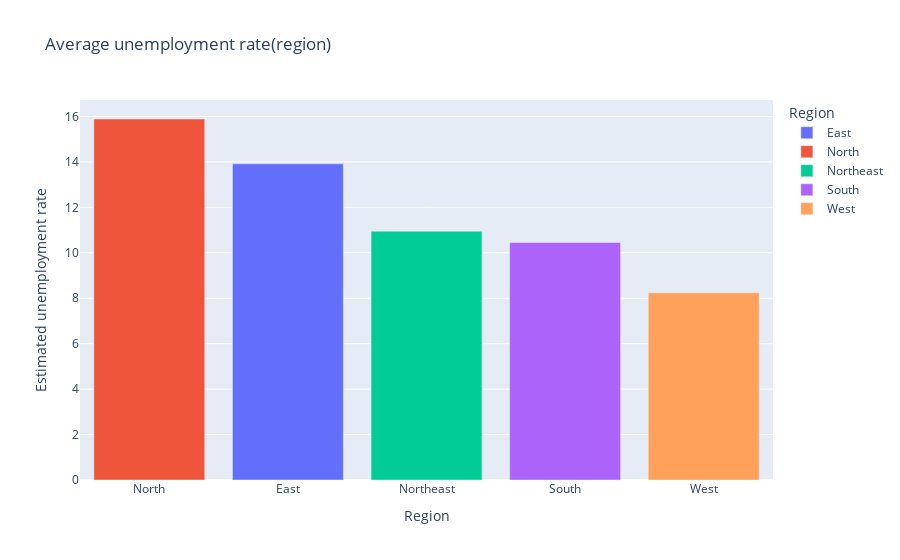

The notebook cell this image was saved under:
### Code cell
# Average Unemployment Rate

fig = px.bar(Region,x='Region',y='Estimated unemployment rate',color='Region',title='Average unemployment rate(region)')
fig.update_layout(xaxis={'categoryorder':'total descending'})
fig.show()

### Figure 1 — Plotly figure (JSON) as saved in the notebook; plotly's stock layout.template omitted (floating-point values rounded to 4 significant figures)
{"data": [{"alignmentgroup": "True", "hovertemplate": "Region=%{x}<br>Estimated unemployment rate=%{y}<extra></extra>", "legendgroup": "East", "marker": {"color": "#636efa", "pattern": {"shape": ""}}, "name": "East", "offsetgroup": "East", "orientation": "v", "showlegend": true, "textposition": "auto", "type": "bar", "x": ["East"], "xaxis": "x", "y": [13.92], "yaxis": "y"}, {"alignmentgroup": "True", "hovertemplate": "Region=%{x}<br>Estimated unemployment rate=%{y}<extra></extra>", "legendgroup": "North", "marker": {"color": "#EF553B", "pattern": {"shape": ""}}, "name": "North", "offsetgroup": "North", "orientation": "v", "showlegend": true, "textposition": "auto", "type": "bar", "x": ["North"], "xaxis": "x", "y": [15.89], "yaxis": "y"}, {"alignmentgroup": "True", "hovertemplate": "Region=%{x}<br>Estimated unemployment rate=%{y}<extra></extra>", "legendgroup": "Northeast", "marker": {"color": "#00cc96", "pattern": {"shape": ""}}, "name": "Northeast", "offsetgroup": "Northeast", "orientation": "v", "showlegend": true, "textposition": "auto", "type": "bar", "x": ["Northeast"], "xaxis": "x", "y": [10.95], "yaxis": "y"}, {"alignmentgroup": "True", "hovertemplate": "Region=%{x}<br>Estimated unemployment rate=%{y}<extra></extra>", "legendgroup": "South", "marker": {"color": "#ab63fa", "pattern": {"shape": ""}}, "name": "South", "offsetgroup": "South", "orientation": "v", "showlegend": true, "textposition": "auto", "type": "bar", "x": ["South"], "xaxis": "x", "y": [10.45], "yaxis": "y"}, {"alignmentgroup": "True", "hovertemplate": "Region=%{x}<br>Estimated unemployment rate=%{y}<extra></extra>", "legendgroup": "West", "marker": {"color": "#FFA15A", "pattern": {"shape": ""}}, "name": "West", "offsetgroup": "West", "orientation": "v", "showlegend": true, "textposition": "auto", "type": "bar", "x": ["West"], "xaxis": "x", "y": [8.239], "yaxis": "y"}], "layout": {"autosize": true, "barmode": "relative", "legend": {"title": {"text": "Region"}, "tracegroupgap": 0}, "title": {"text": "Average unemployment rate(region)"}, "xaxis": {"anchor": "y", "autorange": true, "categoryarray": ["East", "North", "Northeast", "South", "West"], "categoryorder": "total descending", "domain": [0, 1], "range": [-0.5, 4.5], "title": {"text": "Region"}, "type": "category"}, "yaxis": {"anchor": "x", "autorange": true, "domain": [0, 1], "range": [0, 16.73], "title": {"text": "Estimated unemployment rate"}, "type": "linear"}}}
